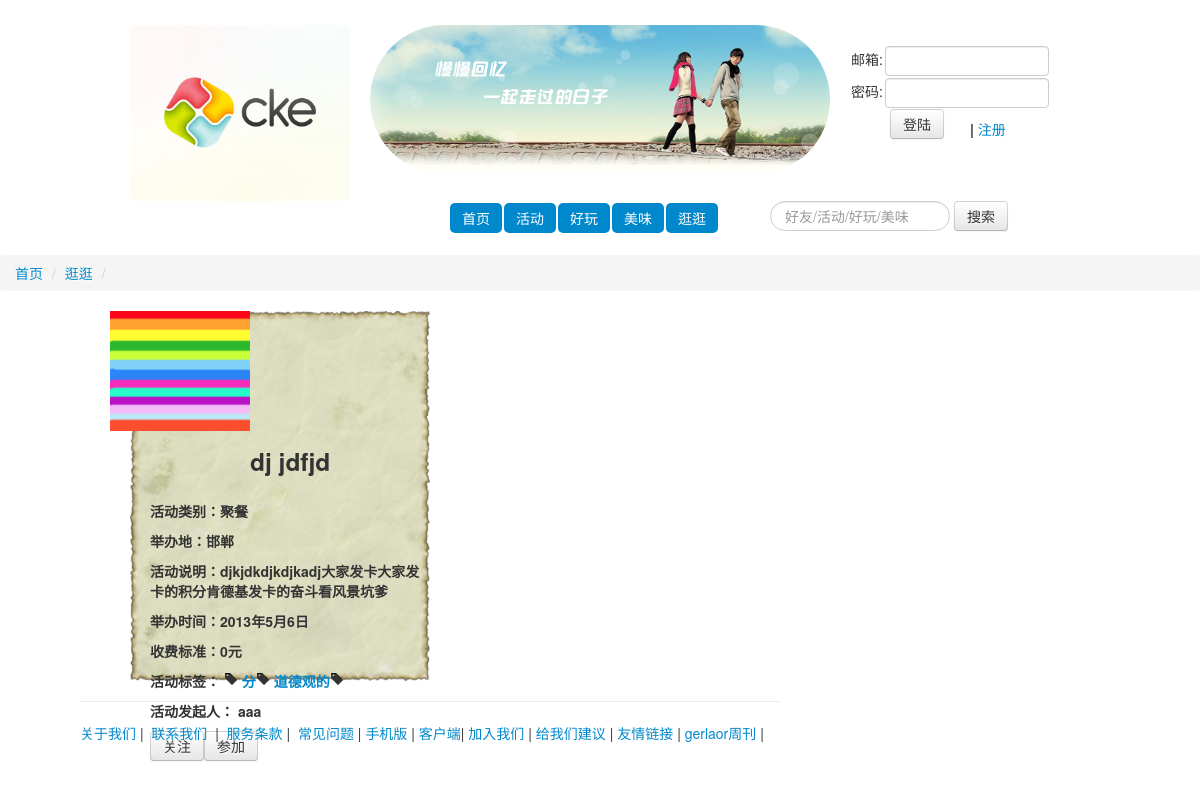
Screenshot of /disact/1/ with the database file from the repository.
### active/models.py (models this page shows)
class Active(models.Model):
    title = models.CharField(max_length=30)
    content = models.TextField()
    picture = models.FileField(upload_to='./picture/')
    leibie = models.CharField(max_length=10,choices=(('a',u'旅游'),('b',u'运动'),('c',u'学习'),('d',u'游戏'),('e',u'聚餐'),('f',u'k歌'),('g',u'棋牌')))
    city = models.CharField(max_length=10)
    holdtime = models.DateField()
    time = models.DateTimeField(auto_now_add=True)
    money = models.CharField(max_length=10)
    user = models.ForeignKey(User)

class Ackwd(models.Model):
    kword = models.CharField(max_length=30,blank=True,null=True)
    active = models.ForeignKey(Active)

### active/views.py (the view)
# urls.py: url(r'^disact/(?P<id>\d+)/$',disact),
def disact(req,id):
    act = Active.objects.get(id=id)
    akwds = Ackwd.objects.filter(active = act)
    lf=LoginForm()
    return render(req,'disact.html',{'act':act,'akwds':akwds,'lf':lf})

### active/forms.py
class LoginForm(forms.Form):
    username = forms.CharField(label='邮箱')
    password = forms.CharField(label='密码',widget=forms.PasswordInput)

### active/templates/disact.html (shortened to what this page needs)
{% extends "base_index.html" %}
{% block content %}
<div class="container">
  <div class="row">
    <div class="span4" style="background-image:url(/statics/image/bg82.png);height:370px;width:300;">
      <div class="row" >
      <img src="/static/picture/{{act.picture}}">
      <h3 style="margin-left:140px;">{{act.title}}</h3>
      </div>
      <div style="margin-left:20px;">
      <h5>活动类别：{{act.leibie}}</h5>
      <h5>举办地：{{act.city}} </h5>
      <h5>活动说明：{{act.content}}</h5>
      <h5>举办时间：{{act.holdtime}}</h5>
      <h5>收费标准：{{act.money}}元</h5>
      <h5>活动标签：
         {%for akwd in akwds %}
          <a href="" >{{akwd.kword}}</a><i class="icon-tag"></i>
          {%endfor%}
      </h5>
      <h5>活动发起人： {{act.user.username}}</h5>
      <a href="" ><button class="btn">关注</button></a><a href="" ><button class="btn">参加</button></a>
    </div>
  </div>
</div>
</div>
{%endblock%}

### active/templates/css/index.css (style rules this page uses)
input { width: 180px; }

### active/templates/base_index.html (style rules this page uses)
input { width: 150px; margin-bottom: }

### rows the page displays
Active: picture (picture), title "dj jdfjd", leibie "聚餐", city "邯郸", content "djkjdkdjkdjkadj大家发卡大家发卡的积分肯德基发卡的奋斗看风景坑爹", holdtime "2013年5月6日", money "0", user.username "aaa"
Ackwd: kword "分"
Ackwd: kword "道德观的"
